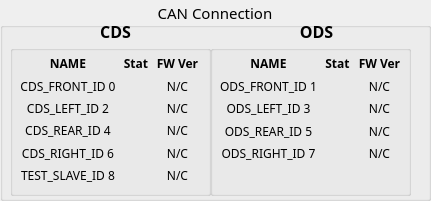
         <widget class="QGroupBox" name="groupBox">
          <property name="geometry">
           <rect>
            <x>890</x>
            <y>130</y>
            <width>431</width>
            <height>201</height>
           </rect>
          </property>
          <property name="font">
           <font>
            <family>한컴 고딕</family>
            <pointsize>11</pointsize>
           </font>
          </property>
          <property name="styleSheet">
           <string notr="true">border-color: rgb(58, 111, 152);</string>
          </property>
          <property name="title">
           <string>CAN Connection</string>
          </property>
          <property name="alignment">
           <set>Qt::AlignCenter</set>
          </property>
          <widget class="QLabel" name="label_52">
           <property name="geometry">
            <rect>
             <x>100</x>
             <y>21</y>
             <width>31</width>
             <height>21</height>
            </rect>
           </property>
           <property name="font">
            <font>
             <family>한컴 고딕</family>
             <pointsize>12</pointsize>
             <weight>75</weight>
             <bold>true</bold>
            </font>
           </property>
           <property name="text">
            <string>CDS</string>
           </property>
           <property name="alignment">
            <set>Qt::AlignCenter</set>
           </property>
          </widget>
          <widget class="QLabel" name="label_53">
           <property name="geometry">
            <rect>
             <x>300</x>
             <y>21</y>
             <width>33</width>
             <height>21</height>
            </rect>
           </property>
           <property name="font">
            <font>
             <family>한컴 고딕</family>
             <pointsize>12</pointsize>
             <weight>75</weight>
             <bold>true</bold>
            </font>
           </property>
           <property name="text">
            <string>ODS</string>
           </property>
           <property name="alignment">
            <set>Qt::AlignCenter</set>
           </property>
          </widget>
          <widget class="QGroupBox" name="groupBox_6">
           <property name="geometry">
            <rect>
             <x>10</x>
             <y>45</y>
             <width>201</width>
             <height>151</height>
            </rect>
           </property>
           <property name="title">
            <string/>
           </property>
           <widget class="QWidget" name="layoutWidget">
            <property name="geometry">
             <rect>
              <x>10</x>
              <y>10</y>
              <width>179</width>
              <height>128</height>
             </rect>
            </property>
            <layout class="QGridLayout" name="gridLayout_2">
             <item row="0" column="2">
              <widget class="QLabel" name="label_24">
               <property name="font">
                <font>
                 <family>한컴 고딕</family>
                 <weight>75</weight>
                 <bold>true</bold>
                </font>
               </property>
               <property name="text">
                <string>FW Ver</string>
               </property>
               <property name="alignment">
                <set>Qt::AlignCenter</set>
               </property>
              </widget>
             </item>
             <item row="5" column="1">
              <widget class="QLabel" name="label_22">
               <property name="styleSheet">
                <string notr="true">image: url(:/icons_60px/icons/Sleep.png);
</string>
               </property>
               <property name="text">
                <string/>
               </property>
              </widget>
             </item>
             <item row="0" column="1">
              <widget class="QLabel" name="label_23">
               <property name="font">
                <font>
                 <family>한컴 고딕</family>
                 <weight>75</weight>
                 <bold>true</bold>
                </font>
               </property>
               <property name="text">
                <string>Stat</string>
               </property>
               <property name="alignment">
                <set>Qt::AlignCenter</set>
               </property>
              </widget>
             </item>
             <item row="2" column="1">
              <widget class="QLabel" name="label_11">
               <property name="styleSheet">
                <string notr="true">image: url(:/icons_60px/icons/Sleep.png);
</string>
               </property>
               <property name="text">
                <string/>
               </property>
              </widget>
             </item>
             <item row="1" column="0">
              <widget class="QLabel" name="label_26">
               <property name="font">
                <font>
                 <family>한컴 고딕</family>
                </font>
               </property>
               <property name="text">
                <string>CDS_FRONT_ID 0</string>
               </property>
               <property name="alignment">
                <set>Qt::AlignCenter</set>
               </property>
              </widget>
             </item>
             <item row="3" column="2">
              <widget class="QLabel" name="label_32">
               <property name="font">
                <font>
                 <family>한컴 고딕</family>
                </font>
               </property>
               <property name="text">
                <string>N/C</string>
               </property>
               <property name="alignment">
                <set>Qt::AlignCenter</set>
               </property>
              </widget>
             </item>
             <item row="2" column="2">
              <widget class="QLabel" name="label_30">
               <property name="font">
                <font>
                 <family>한컴 고딕</family>
                </font>
               </property>
               <property name="text">
                <string>N/C</string>
               </property>
               <property name="alignment">
                <set>Qt::AlignCenter</set>
               </property>
              </widget>
             </item>
             <item row="3" column="0">
              <widget class="QLabel" name="label_7">
               <property name="font">
                <font>
                 <family>한컴 고딕</family>
                </font>
               </property>
               <property name="text">
                <string>CDS_REAR_ID 4</string>
               </property>
               <property name="alignment">
                <set>Qt::AlignCenter</set>
               </property>
              </widget>
             </item>
             <item row="4" column="1">
              <widget class="QLabel" name="label_17">
               <property name="styleSheet">
                <string notr="true">image: url(:/icons_60px/icons/Sleep.png);
</string>
               </property>
               <property name="text">
                <string/>
               </property>
              </widget>
             </item>
             <item row="4" column="0">
              <widget class="QLabel" name="label_14">
               <property name="font">
                <font>
                 <family>한컴 고딕</family>
                </font>
               </property>
               <property name="text">
                <string>CDS_RIGHT_ID 6</string>
               </property>
               <property name="alignment">
                <set>Qt::AlignCenter</set>
               </property>
              </widget>
             </item>
             <item row="2" column="0">
              <widget class="QLabel" name="label_6">
               <property name="font">
                <font>
                 <family>한컴 고딕</family>
                </font>
               </property>
               <property name="text">
                <string>CDS_LEFT_ID 2</string>
               </property>
               <property name="alignment">
                <set>Qt::AlignCenter</set>
               </property>
              </widget>
             </item>
             <item row="4" column="2">
              <widget class="QLabel" name="label_34">
               <property name="font">
                <font>
                 <family>한컴 고딕</family>
                </font>
               </property>
               <property name="text">
                <string>N/C</string>
               </property>
               <property name="alignment">
                <set>Qt::AlignCenter</set>
               </property>
              </widget>
             </item>
             <item row="5" column="0">
              <widget class="QLabel" name="label_16">
               <property name="font">
                <font>
                 <family>한컴 고딕</family>
                </font>
               </property>
               <property name="text">
                <string>TEST_SLAVE_ID 8</string>
               </property>
               <property name="alignment">
                <set>Qt::AlignCenter</set>
               </property>
              </widget>
             </item>
             <item row="5" column="2">
              <widget class="QLabel" name="label_36">
               <property name="font">
                <font>
                 <family>한컴 고딕</family>
                </font>
               </property>
               <property name="text">
                <string>N/C</string>
               </property>
               <property name="alignment">
                <set>Qt::AlignCenter</set>
               </property>
              </widget>
             </item>
             <item row="0" column="0">
              <widget class="QLabel" name="label_27">
               <property name="font">
                <font>
                 <family>한컴 고딕</family>
                 <weight>75</weight>
                 <bold>true</bold>
                </font>
               </property>
               <property name="text">
                <string>NAME</string>
               </property>
               <property name="alignment">
                <set>Qt::AlignCenter</set>
               </property>
              </widget>
             </item>
             <item row="1" column="1">
              <widget class="QLabel" name="label_10">
               <property name="styleSheet">
                <string notr="true">image: url(:/icons_60px/icons/Sleep.png);
</string>
               </property>
               <property name="text">
                <string/>
               </property>
              </widget>
             </item>
             <item row="1" column="2">
              <widget class="QLabel" name="label_25">
               <property name="font">
                <font>
                 <family>한컴 고딕</family>
                </font>
               </property>
               <property name="text">
                <string>N/C</string>
               </property>
               <property name="alignment">
                <set>Qt::AlignCenter</set>
               </property>
              </widget>
             </item>
             <item row="3" column="1">
              <widget class="QLabel" name="label_12">
               <property name="styleSheet">
                <string notr="true">image: url(:/icons_60px/icons/Sleep.png);
</string>
               </property>
               <property name="text">
                <string/>
               </property>
              </widget>
             </item>
            </layout>
           </widget>
          </widget>
          <widget class="QGroupBox" name="groupBox_7">
           <property name="geometry">
            <rect>
             <x>210</x>
             <y>45</y>
             <width>201</width>
             <height>151</height>
            </rect>
           </property>
           <property name="title">
            <string/>
           </property>
           <widget class="QWidget" name="layoutWidget">
            <property name="geometry">
             <rect>
              <x>10</x>
              <y>10</y>
              <width>181</width>
              <height>106</height>
             </rect>
            </property>
            <layout class="QGridLayout" name="gridLayout_4">
             <item row="3" column="1">
              <widget class="QLabel" name="label_20">
               <property name="styleSheet">
                <string notr="true">image: url(:/icons_60px/icons/Sleep.png);
</string>
               </property>
               <property name="text">
                <string/>
               </property>
              </widget>
             </item>
             <item row="2" column="2">
              <widget class="QLabel" name="label_41">
               <property name="font">
                <font>
                 <family>한컴 고딕</family>
                </font>
               </property>
               <property name="text">
                <string>N/C</string>
               </property>
               <property name="alignment">
                <set>Qt::AlignCenter</set>
               </property>
              </widget>
             </item>
             <item row="1" column="1">
              <widget class="QLabel" name="label_19">
               <property name="styleSheet">
                <string notr="true">image: url(:/icons_60px/icons/Sleep.png);
</string>
               </property>
               <property name="text">
                <string/>
               </property>
              </widget>
             </item>
             <item row="4" column="1">
              <widget class="QLabel" name="label_21">
               <property name="styleSheet">
                <string notr="true">image: url(:/icons_60px/icons/Sleep.png);
</string>
               </property>
               <property name="text">
                <string/>
               </property>
              </widget>
             </item>
             <item row="0" column="1">
              <widget class="QLabel" name="label_51">
               <property name="font">
                <font>
                 <family>한컴 고딕</family>
                 <weight>75</weight>
                 <bold>true</bold>
                </font>
               </property>
               <property name="text">
                <string>Stat</string>
               </property>
               <property name="alignment">
                <set>Qt::AlignCenter</set>
               </property>
              </widget>
             </item>
             <item row="1" column="0">
              <widget class="QLabel" name="label_8">
               <property name="font">
                <font>
                 <family>한컴 고딕</family>
                </font>
               </property>
               <property name="text">
                <string>ODS_FRONT_ID 1</string>
               </property>
               <property name="alignment">
                <set>Qt::AlignCenter</set>
               </property>
              </widget>
             </item>
             <item row="1" column="2">
              <widget class="QLabel" name="label_39">
               <property name="font">
                <font>
                 <family>한컴 고딕</family>
                </font>
               </property>
               <property name="text">
                <string>N/C</string>
               </property>
               <property name="alignment">
                <set>Qt::AlignCenter</set>
               </property>
              </widget>
             </item>
             <item row="2" column="0">
              <widget class="QLabel" name="label_4">
               <property name="font">
                <font>
                 <family>한컴 고딕</family>
                </font>
               </property>
               <property name="text">
                <string>ODS_LEFT_ID 3</string>
               </property>
               <property name="alignment">
                <set>Qt::AlignCenter</set>
               </property>
              </widget>
             </item>
             <item row="3" column="0">
              <widget class="QLabel" name="label_13">
               <property name="font">
                <font>
                 <family>한컴 고딕</family>
                </font>
               </property>
               <property name="text">
                <string>ODS_REAR_ID 5</string>
               </property>
               <property name="alignment">
                <set>Qt::AlignCenter</set>
               </property>
              </widget>
             </item>
             <item row="0" column="2">
              <widget class="QLabel" name="label_48">
               <property name="font">
                <font>
                 <family>한컴 고딕</family>
                 <weight>75</weight>
                 <bold>true</bold>
                </font>
               </property>
               <property name="text">
                <string>FW Ver</string>
               </property>
               <property name="alignment">
                <set>Qt::AlignCenter</set>
               </property>
              </widget>
             </item>
             <item row="3" column="2">
              <widget class="QLabel" name="label_42">
               <property name="font">
                <font>
                 <family>한컴 고딕</family>
                </font>
               </property>
               <property name="text">
                <string>N/C</string>
               </property>
               <property name="alignment">
                <set>Qt::AlignCenter</set>
               </property>
              </widget>
             </item>
             <item row="2" column="1">
              <widget class="QLabel" name="label_18">
               <property name="styleSheet">
                <string notr="true">image: url(:/icons_60px/icons/Sleep.png);
</string>
               </property>
               <property name="text">
                <string/>
               </property>
              </widget>
             </item>
             <item row="0" column="0">
              <widget class="QLabel" name="label_50">
               <property name="font">
                <font>
                 <family>한컴 고딕</family>
                 <weight>75</weight>
                 <bold>true</bold>
                </font>
               </property>
               <property name="text">
                <string>NAME</string>
               </property>
               <property name="alignment">
                <set>Qt::AlignCenter</set>
               </property>
              </widget>
             </item>
             <item row="4" column="0">
              <widget class="QLabel" name="label_15">
               <property name="font">
                <font>
                 <family>한컴 고딕</family>
                </font>
               </property>
               <property name="text">
                <string>ODS_RIGHT_ID 7</string>
               </property>
               <property name="alignment">
                <set>Qt::AlignCenter</set>
               </property>
              </widget>
             </item>
             <item row="4" column="2">
              <widget class="QLabel" name="label_44">
               <property name="font">
                <font>
                 <family>한컴 고딕</family>
                </font>
               </property>
               <property name="text">
                <string>N/C</string>
               </property>
               <property name="alignment">
                <set>Qt::AlignCenter</set>
               </property>
              </widget>
             </item>
            </layout>
           </widget>
          </widget>
         </widget>
